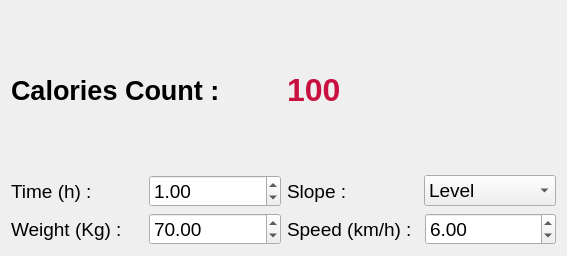
<?xml version="1.0" encoding="UTF-8"?>
<ui version="4.0">
 <class>Widget</class>
 <widget class="QWidget" name="Widget">
  <property name="geometry">
   <rect>
    <x>0</x>
    <y>0</y>
    <width>567</width>
    <height>256</height>
   </rect>
  </property>
  <property name="font">
   <font>
    <pointsize>20</pointsize>
    <bold>true</bold>
   </font>
  </property>
  <property name="windowTitle">
   <string>Calories Counter</string>
  </property>
  <layout class="QGridLayout" name="gridLayout_2">
   <item row="0" column="1">
    <widget class="QLabel" name="caloryCountLabel">
     <property name="font">
      <font>
       <pointsize>24</pointsize>
       <bold>true</bold>
      </font>
     </property>
     <property name="styleSheet">
      <string notr="true">color: rgb(200, 16, 65);</string>
     </property>
     <property name="text">
      <string>100</string>
     </property>
    </widget>
   </item>
   <item row="0" column="0">
    <widget class="QLabel" name="label">
     <property name="text">
      <string>Calories Count :</string>
     </property>
    </widget>
   </item>
   <item row="2" column="0" colspan="2">
    <layout class="QGridLayout" name="gridLayout">
     <item row="0" column="0">
      <widget class="QLabel" name="label_10">
       <property name="font">
        <font>
         <pointsize>14</pointsize>
         <bold>false</bold>
        </font>
       </property>
       <property name="text">
        <string>Time (h) :</string>
       </property>
      </widget>
     </item>
     <item row="1" column="3" colspan="2">
      <layout class="QHBoxLayout" name="horizontalLayout_4">
       <item>
        <widget class="QLabel" name="label_6">
         <property name="font">
          <font>
           <pointsize>14</pointsize>
           <bold>false</bold>
          </font>
         </property>
         <property name="text">
          <string>Speed (km/h) :</string>
         </property>
        </widget>
       </item>
       <item>
        <widget class="QDoubleSpinBox" name="speedSpinBox">
         <property name="font">
          <font>
           <pointsize>14</pointsize>
           <bold>false</bold>
          </font>
         </property>
         <property name="value">
          <double>6.000000000000000</double>
         </property>
        </widget>
       </item>
      </layout>
     </item>
     <item row="0" column="3">
      <widget class="QLabel" name="label_9">
       <property name="font">
        <font>
         <pointsize>14</pointsize>
         <bold>false</bold>
        </font>
       </property>
       <property name="text">
        <string>Slope :</string>
       </property>
      </widget>
     </item>
     <item row="0" column="4">
      <widget class="QComboBox" name="comboBox_2">
       <property name="font">
        <font>
         <pointsize>14</pointsize>
         <bold>false</bold>
        </font>
       </property>
       <item>
        <property name="text">
         <string>Level</string>
        </property>
       </item>
      </widget>
     </item>
     <item row="0" column="1">
      <widget class="QDoubleSpinBox" name="timeSpinBox">
       <property name="font">
        <font>
         <pointsize>14</pointsize>
         <bold>false</bold>
        </font>
       </property>
       <property name="value">
        <double>1.000000000000000</double>
       </property>
      </widget>
     </item>
     <item row="1" column="0">
      <widget class="QLabel" name="label_4">
       <property name="font">
        <font>
         <pointsize>14</pointsize>
         <bold>false</bold>
        </font>
       </property>
       <property name="text">
        <string>Weight (Kg) :</string>
       </property>
      </widget>
     </item>
     <item row="1" column="1">
      <widget class="QDoubleSpinBox" name="weightSpinBox">
       <property name="font">
        <font>
         <pointsize>14</pointsize>
         <bold>false</bold>
         <kerning>false</kerning>
        </font>
       </property>
       <property name="value">
        <double>70.000000000000000</double>
       </property>
      </widget>
     </item>
    </layout>
   </item>
  </layout>
 </widget>
 <resources/>
 <connections/>
</ui>
